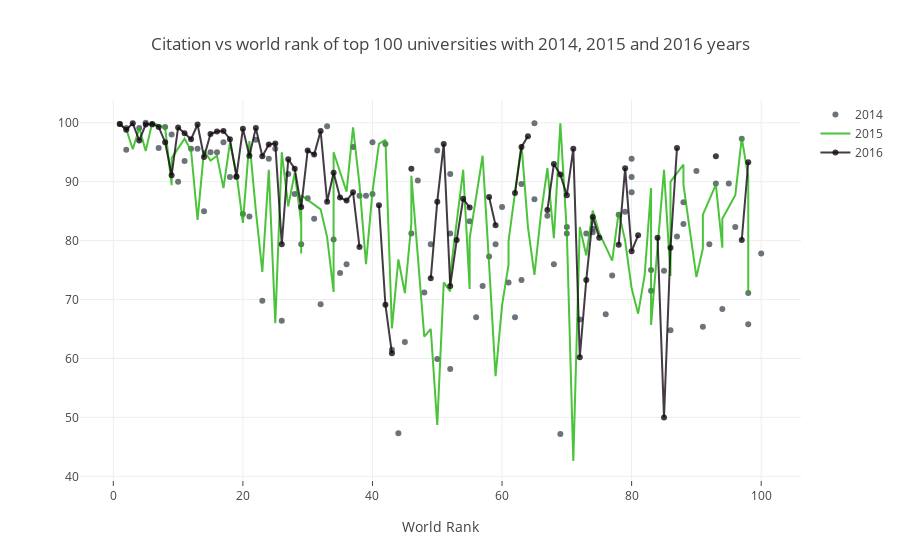

Notebook code for this chart:
### Markdown cell above
## Scatter
Scatter Example: Citation vs world rank of top 100 universities with 2014, 2015 and 2016 years   

- Import graph_objs as go
- Creating traces
    - x = x axis
    - y = y axis
    - mode = type of plot like marker, line or line + markers
    - name = name of the plots
    - marker = marker is used with dictionary.
        - color = color of lines. It takes RGB (red, green, blue) and opacity (alpha)
    - text = The hover text (hover is curser)
- data = is a list that we add traces into it
- layout = it is dictionary.
    - title = title of layout
    - x axis = it is dictionary
        - title = label of x axis
        - ticklen = length of x axis ticks
        - zeroline = showing zero line or not
    - y axis = it is dictionary and same with x axis
- fig = it includes data and layout
- iplot() = plots the figure(fig) that is created by data and layout

### Code cell
# prepare data frames
d2014 = timeData[timeData.year == 2014].iloc[:100,:]
d2015 = timeData[timeData.year == 2015].iloc[:100,:]
d2016 = timeData[timeData.year == 2016].iloc[:100,:]

import plotly.graph_objs as go

trace1 = go.Scatter(
    x = d2014.world_rank,
    y = d2014.citations,
    mode = 'markers',
    name = '2014',
    marker = dict(color='rgba(70,80,90,0.8)'), 
    text = d2014.university_name
)
    
trace2 = go.Scatter(
    x = d2015.world_rank,
    y = d2015.citations,
    mode = 'lines',
    name = '2015',
    marker = dict(color='rgba(30,180,10,0.8)'), 
    text = d2015.university_name
)
    
trace3 = go.Scatter(
    x = d2016.world_rank,
    y = d2016.citations,
    mode = 'lines+markers',
    name = '2016',
    marker = dict(color='rgba(20,10,20,0.8)'), 
    text = d2016.university_name
)

data = [trace1, trace2, trace3]
layout = dict(title='Citation vs world rank of top 100 universities with 2014, 2015 and 2016 years',
              xaxis=dict(title='World Rank', ticklen=5, zeroline=False))
fig = dict(data=data, layout=layout)
iplot(fig)

### Figure 1 — Plotly figure (JSON) as saved in the notebook; plotly's stock layout.template omitted (floating-point values rounded to 4 significant figures)
{"data": [{"marker": {"color": "rgba(70,80,90,0.8)"}, "mode": "markers", "name": "2014", "text": ["California Institute of Technology", "Harvard University", "University of Oxford", "Stanford University", "Massachusetts Institute of Technology", "Princeton University", "University of Cambridge", "University of California, Berkeley", "University of Chicago", "Imperial College London", "Yale University", "University of California, Los Angeles", "Columbia University", "ETH Zurich – Swiss Federal Institute of Technology Zurich", "Johns Hopkins University", "University of Pennsylvania", "Duke University", "University of Michigan", "Cornell University", "University of Toronto", "University College London", "Northwestern University", "University of Tokyo", "Carnegie Mellon University", "University of Washington", "National University of Singapore", "University of Texas at Austin", "Georgia Institute of Technology", "University of Illinois at Urbana-Champaign", "University of Wisconsin-Madison", "University of British Columbia", "London School of Economics and Political Science", "University of California, Santa Barbara", "University of Melbourne", "McGill University", "Karolinska Institute", "École Polytechnique Fédérale de Lausanne", "King’s College London", "University of Edinburgh", "New York University", "University of California, San Diego", "Washington University in St Louis", "University of Hong Kong", "Seoul National University", "Peking University", "University of Minnesota", "University of North Carolina at Chapel Hill", "Australian National University", "Pennsylvania State University", "Boston University", "Tsinghua University", "Brown University", "Kyoto University", "University of California, Davis", "LMU Munich", "Korea Advanced Institute of Science and Technology (KAIST)", "Hong Kong University of Science and Technology", "University of Manchester", "Ohio State University", "Pohang University of Science and Technology", "KU Leuven", "Purdue University", "The University of Queensland", "University of Göttingen", "Rice University", "École Normale Supérieure", "Leiden University", "Heidelberg University", "Delft University of Technology", "University of Southern California", "École Polytechnique", "University of Sydney", "Erasmus University Rotterdam", "University of Basel", "Utrecht University", "Nanyang Technological University", "Wageningen University and Research Center", "University of Pittsburgh", "University of Bristol", "Durham University", "Emory University", "Tufts University", "Michigan State University", "University of Amsterdam", "Ghent University", "Free University of Berlin", "Technical University of Munich", "Case Western Reserve University", "Vanderbilt University", "University of Notre Dame", "Monash University", "McMaster University", "University of California, Irvine", "Humboldt University of Berlin", "University of Rochester", "Pierre and Marie Curie University", "University of Colorado Boulder", "Maastricht University", "University of Groningen", "University of Helsinki"], "type": "scatter", "uid": "feb366f9-08fa-44cf-a104-02890f32da7c", "x": ["1", "2", "2", "4", "5", "6", "7", "8", "9", "10", "11", "12", "13", "14", "15", "16", "17", "18", "19", "20", "21", "22", "23", "24", "25", "26", "27", "28", "29", "30", "31", "32", "33", "34", "35", "36", "37", "38", "39", "40", "40", "42", "43", "44", "45", "46", "47", "48", "49", "50", "50", "52", "52", "52", "55", "56", "57", "58", "59", "60", "61", "62", "63", "63", "65", "65", "67", "68", "69", "70", "70", "72", "73", "74", "74", "76", "77", "78", "79", "80", "80", "80", "83", "83", "85", "86", "87", "88", "88", "90", "91", "92", "93", "94", "95", "96", "97", "98", "98", "100"], "y": [99.8, 99.1, 95.4, 99.1, 100, 99.7, 95.7, 99.3, 98, 90, 93.5, 95.6, 95.6, 85, 95, 95, 96.7, 90.8, 90.8, 84.5, 84.1, 97.1, 69.8, 93.9, 95.6, 66.4, 91.3, 87.9, 79.4, 87.2, 83.7, 69.2, 99.4, 80.2, 74.5, 76, 95.9, 87.6, 87.6, 87.9, 96.7, 96.4, 61.5, 47.3, 62.8, 81.2, 90.2, 71.2, 79.4, 95.3, 59.9, 91.3, 58.2, 81.2, 83.3, 67, 72.3, 77.3, 79.4, 85.7, 72.9, 67, 73.3, 89.6, 99.9, 87, 84.2, 76, 47.2, 81.2, 82.3, 66.6, 81.2, 81.4, 82, 67.5, 74.1, 84.4, 84.9, 88.2, 90.8, 93.9, 71.5, 75, 74.9, 64.8, 80.7, 82.8, 86.5, 91.8, 65.4, 79.4, 89.7, 68.4, 89.7, 82.3, 97.3, 65.8, 71.1, 77.8]}, {"marker": {"color": "rgba(30,180,10,0.8)"}, "mode": "lines", "name": "2015", "text": ["California Institute of Technology", "Harvard University", "University of Oxford", "Stanford University", "University of Cambridge", "Massachusetts Institute of Technology", "Princeton University", "University of California, Berkeley", "Imperial College London", "Yale University", "University of Chicago", "University of California, Los Angeles", "ETH Zurich – Swiss Federal Institute of Technology Zurich", "Columbia University", "Johns Hopkins University", "University of Pennsylvania", "University of Michigan", "Duke University", "Cornell University", "University of Toronto", "Northwestern University", "University College London", "University of Tokyo", "Carnegie Mellon University", "National University of Singapore", "University of Washington", "Georgia Institute of Technology", "University of Texas at Austin", "LMU Munich", "University of Illinois at Urbana-Champaign", "University of Wisconsin-Madison", "University of British Columbia", "University of Melbourne", "London School of Economics and Political Science", "École Polytechnique Fédérale de Lausanne", "University of Edinburgh", "University of California, Santa Barbara", "New York University", "McGill University", "King’s College London", "University of California, San Diego", "Washington University in St Louis", "University of Hong Kong", "Karolinska Institute", "Australian National University", "University of Minnesota", "University of North Carolina at Chapel Hill", "Peking University", "Tsinghua University", "Seoul National University", "Hong Kong University of Science and Technology", "Korea Advanced Institute of Science and Technology (KAIST)", "University of Manchester", "Brown University", "KU Leuven", "University of California, Davis", "Boston University", "Pennsylvania State University", "Kyoto University", "University of Sydney", "Nanyang Technological University", "École Polytechnique", "Scuola Normale Superiore di Pisa", "Leiden University", "The University of Queensland", "Pohang University of Science and Technology", "University of Göttingen", "Ohio State University", "Rice University", "Heidelberg University", "Delft University of Technology", "Erasmus University Rotterdam", "Wageningen University and Research Center", "University of Bristol", "University of Basel", "University of Southern California", "University of Amsterdam", "École Normale Supérieure", "Utrecht University", "Humboldt University of Berlin", "Free University of Berlin", "Michigan State University", "Durham University", "Monash University", "Middle East Technical University", "University of Arizona", "University of Notre Dame", "Tufts University", "University of California, Irvine", "Ghent University", "University of Massachusetts", "University of Pittsburgh", "Emory University", "McMaster University", "University of Glasgow", "Vanderbilt University", "University of Colorado Boulder", "Stockholm University", "Technical University of Munich", "Uppsala University"], "type": "scatter", "uid": "a9cf4b3a-f6e2-4bcd-893e-732be9dc0010", "x": ["1", "2", "3", "4", "5", "6", "7", "8", "9", "9", "11", "12", "13", "14", "15", "16", "17", "18", "19", "20", "21", "22", "23", "24", "25", "26", "27", "28", "29", "29", "29", "32", "33", "34", "34", "36", "37", "38", "39", "40", "41", "42", "43", "44", "45", "46", "46", "48", "49", "50", "51", "52", "52", "54", "55", "55", "57", "58", "59", "60", "61", "61", "63", "64", "65", "66", "67", "68", "69", "70", "71", "72", "73", "74", "75", "75", "77", "78", "79", "80", "81", "82", "83", "83", "85", "86", "86", "88", "88", "90", "91", "91", "93", "94", "94", "96", "97", "98", "98", "98"], "y": [99.7, 98.9, 95.5, 99.1, 95.2, 100, 99.6, 99.1, 89.4, 94, 97.3, 95.3, 83.5, 95.3, 93.6, 94.4, 88.9, 96.6, 91.5, 83, 96.9, 85.1, 74.7, 92, 66, 95, 85.8, 91.5, 83, 77.8, 87.7, 85.3, 80.6, 71.3, 95, 88.3, 99.2, 89.5, 76, 88.3, 96.4, 97.1, 65.1, 76.8, 71.1, 82.9, 91, 63.7, 65, 48.7, 72.9, 71.4, 74.3, 92, 71.8, 80.4, 94.4, 76, 57, 69, 75.9, 79.9, 96.4, 82.3, 74.2, 84.4, 92.3, 80.4, 99.9, 81.4, 42.6, 82.3, 77.5, 85.1, 81.4, 81.3, 76.6, 84.8, 80, 71.9, 67.6, 74, 88.9, 65.7, 92, 74, 90, 92.9, 89.5, 73.8, 78.7, 84.4, 89.5, 78.8, 83.7, 87.7, 97.4, 90.9, 78.8, 70.9]}, {"marker": {"color": "rgba(20,10,20,0.8)"}, "mode": "lines+markers", "name": "2016", "text": ["California Institute of Technology", "University of Oxford", "Stanford University", "University of Cambridge", "Massachusetts Institute of Technology", "Harvard University", "Princeton University", "Imperial College London", "ETH Zurich – Swiss Federal Institute of Technology Zurich", "University of Chicago", "Johns Hopkins University", "Yale University", "University of California, Berkeley", "University College London", "Columbia University", "University of California, Los Angeles", "University of Pennsylvania", "Cornell University", "University of Toronto", "Duke University", "University of Michigan", "Carnegie Mellon University", "London School of Economics and Political Science", "University of Edinburgh", "Northwestern University", "National University of Singapore", "King’s College London", "Karolinska Institute", "LMU Munich", "New York University", "École Polytechnique Fédérale de Lausanne", "University of Washington", "University of Melbourne", "University of British Columbia", "KU Leuven", "University of Illinois at Urbana-Champaign", "Heidelberg University", "McGill University", "University of California, San Diego", "University of California, Santa Barbara", "Georgia Institute of Technology", "Peking University", "University of Tokyo", "University of California, Davis", "University of Hong Kong", "University of Texas at Austin", "Tsinghua University", "Wageningen University and Research Center", "Humboldt University of Berlin", "University of Wisconsin-Madison", "Brown University", "Australian National University", "Technical University of Munich", "École Normale Supérieure", "Nanyang Technological University", "University of Manchester", "University of Sydney", "University of Amsterdam", "Hong Kong University of Science and Technology", "The University of Queensland", "Washington University in St Louis", "Utrecht University", "University of North Carolina at Chapel Hill", "Boston University", "Delft University of Technology", "University of Minnesota", "Leiden University", "University of Southern California", "University of Bristol", "Durham University", "Erasmus University Rotterdam", "Free University of Berlin", "Monash University", "University of Groningen", "Pennsylvania State University", "University of Glasgow", "University of Helsinki", "University of Tübingen", "University of Pittsburgh", "University of Warwick", "Uppsala University", "University of Copenhagen", "University of New South Wales", "University of Freiburg", "Seoul National University", "University of St Andrews", "Vanderbilt University", "Kyoto University", "Maastricht University", "Emory University", "Lund University", "Ohio State University", "University of Exeter", "University of Bonn", "Georgetown University", "McMaster University", "University of Sheffield", "Queen Mary University of London", "University of Göttingen", "Michigan State University"], "type": "scatter", "uid": "f031c9ed-5e4e-41bb-a0ef-50ba503173c7", "x": ["1", "2", "3", "4", "5", "6", "7", "8", "9", "10", "11", "12", "13", "14", "15", "16", "17", "18", "19", "20", "21", "22", "23", "24", "25", "26", "27", "28", "29", "30", "31", "32", "33", "34", "35", "36", "37", "38", "=39", "=39", "41", "42", "43", "=44", "=44", "46", "=47", "=47", "49", "50", "51", "52", "53", "54", "55", "=56", "=56", "58", "59", "=60", "=60", "62", "63", "64", "=65", "=65", "67", "68", "69", "70", "71", "72", "73", "74", "75", "=76", "=76", "78", "79", "80", "81", "=82", "=82", "84", "85", "86", "87", "=88", "=88", "=90", "=90", "=90", "93", "=94", "=94", "=94", "97", "98", "=99", "=99"], "y": [99.8, 98.8, 99.9, 97, 99.7, 99.8, 99.3, 96.7, 91.1, 99.2, 98.2, 97.2, 99.7, 94.2, 98.1, 98.5, 98.6, 97.2, 90.9, 99, 94.4, 99.1, 94.3, 96.3, 96.5, 79.4, 93.8, 92.2, 85.7, 95.3, 94.6, 98.6, 86.6, 91.5, 87.3, 86.8, 88.2, 78.9, 98.7, 99.2, 86, 69.1, 60.9, 84.3, 70.1, 92.2, 58.8, 87.8, 73.6, 86.6, 96.4, 72.3, 80.1, 87.1, 85.6, 77.3, 77.5, 87.4, 82.6, 82.4, 99.2, 88.1, 95.9, 97.7, 61.5, 88, 85.2, 93, 91.2, 87.7, 95.6, 60.2, 73.3, 84, 80.5, 92.3, 82.1, 79.3, 92.3, 78.2, 80.9, 86.2, 82.1, 80.5, 50, 78.8, 95.7, 46.6, 82.7, 96.7, 81.3, 83.2, 94.3, 85.3, 82.5, 84.9, 80.1, 93.3, 72.7, 76.8]}], "layout": {"title": {"text": "Citation vs world rank of top 100 universities with 2014, 2015 and 2016 years"}, "xaxis": {"ticklen": 5, "title": {"text": "World Rank"}, "zeroline": false}}}
